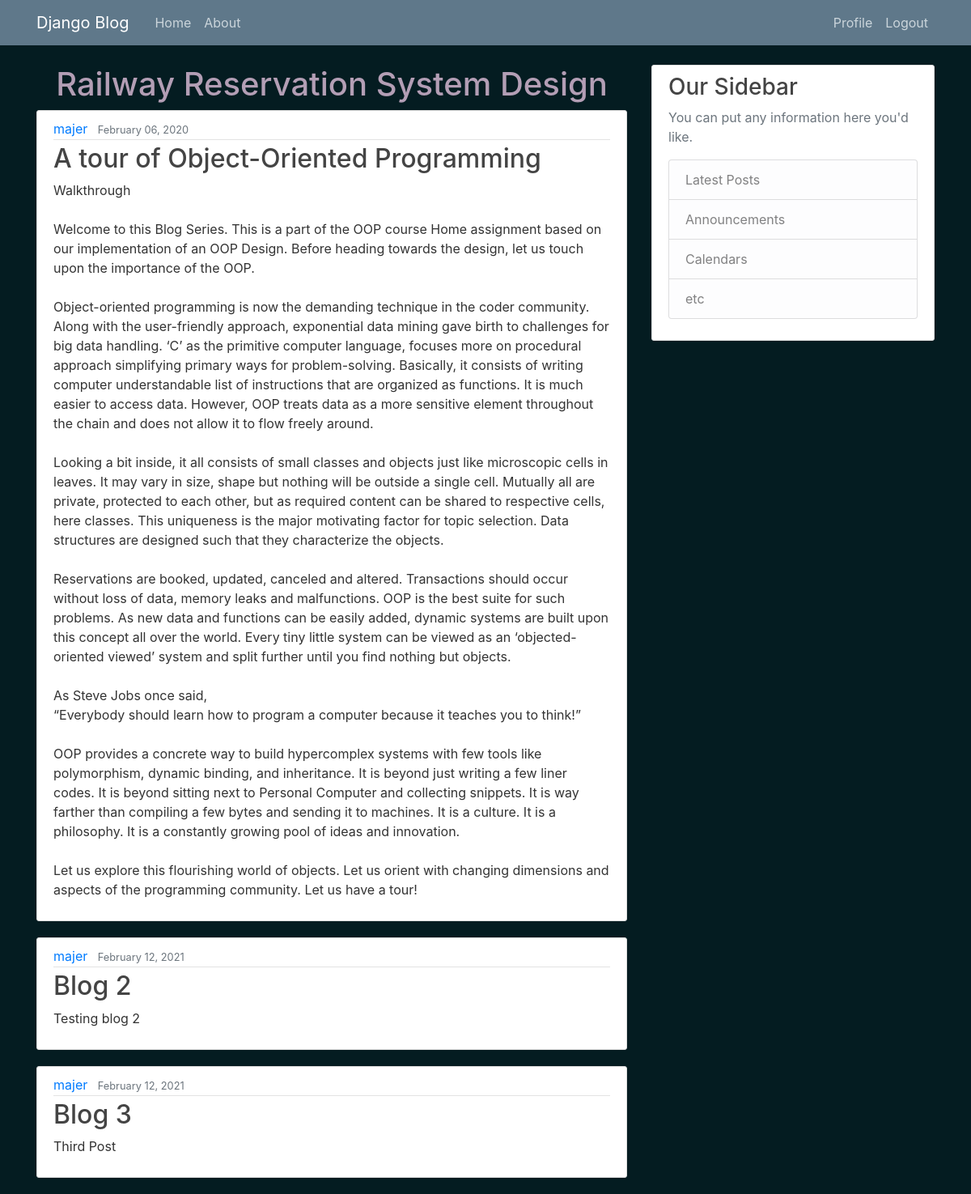
The app's page / (signed in) with its own data.
### blog/models.py (models this page shows, shortened)
class Post(models.Model):
    title = models.CharField(max_length=100)
    content = models.TextField()
    date = models.DateTimeField(default=timezone.now)
    author = models.ForeignKey(User,on_delete= models.CASCADE)

### blog/views.py (the view)
# urls.py: path('', views.home, name = 'blog-home'),
def home(request):
    context = { 'posts': Post.objects.all()}
    return render(request, 'blog/home.html',context)

### blog/templates/blog/home.html
{%extends "blog/base.html" %}
{%block content%}
        <h1 style = "text-align: center; color: #B39EB5">Railway Reservation System Design</h1>
    {%for post in posts%}
        <article class="media content-section back">
          <div class="media-body">
            <div class="article-metadata">
              <a class="mr-2" href="#">{{ post.author }}</a>
              <small class="text-muted">{{ post.date|date:"F d, Y" }}</small>
            </div>
            <h2><a class="article-title" href="#">{{ post.title }}</a></h2>
            <p class="article-content">{{ post.content }}</p>
          </div>
        </article>
    {%endfor%}
{%endblock content%}

### blog/static/blog/main.css (style rules this page uses)
body { background: #fafafa; color: #333333; margin-top: 5rem; }
h1, h2, h3, h4, h5, h6 { color: #444444; }
.content-section { background: #ffffff; padding: 10px 20px; border: 1px solid #dddddd; border-radius: 3px; margin-bottom: 20px; }
.article-title { color: #444444; }
.article-content { white-space: pre-line; }
.article-metadata { padding-bottom: 1px; margin-bottom: 4px; border-bottom: 1px solid #e3e3e3 }

### blog/templates/blog/base.html (style rules this page uses)
.back { background-image: url('https://cdn.wallpapersafari.com/4/59/pkjUJO.jpg'); }

### records on screen
Post: author "majer", date "February 06, 2020", title "A tour of Object-Oriented Programming", content "Walkthrough Welcome to this Blog Series. This is a part of the OOP course Home assignment based on our implementation of an OOP Design. Before heading towards the design, let us touch upon the importance of the OOP. Object-oriented programming is now the demanding technique in the coder community. Along with the user-friendly approach, exponential data mining gave birth to challenges for big data handling. ‘C’ as the primitive computer language, focuses more on procedural approach simplifying primary ways for problem-solving. Basically, it consists of writing computer understandable list of instructions that are organized as functions. It is much easier to access data. However, OOP treats…"
Post: author "majer", date "February 12, 2021", title "Blog 2", content "Testing blog 2"
Post: author "majer", date "February 12, 2021", title "Blog 3", content "Third Post"
